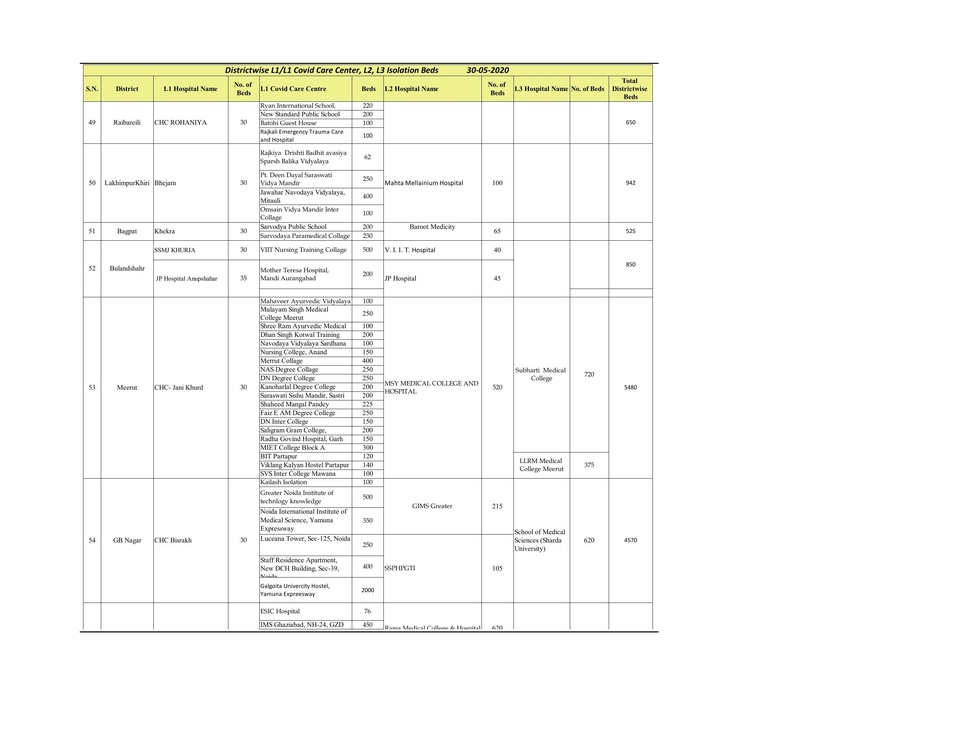
#> input picture pdf/data_Districtwise_Hospital_IsoBeds/photo/photo-07.jpg, 956 x 738 px, shrunk from 2750 x 2125 before the run
$ python -i table_detect_breakpoints.py   (imports and definitions only)
#> lines starting #> are read from the running program, lines starting #| are printed output that depends on the picture
#> further down, picture is the input picture: shape (738, 956, 3); mean B, G, R 246.1, 248.7, 248.6
import cv2 as cv


def detect_table(image_orig):
    # image_orig = cv.imread(image_file, 0)
    shape = image_orig.shape
    # converting the image to a binary image
    # print(shape)
    # img_bin = cv.adaptiveThreshold(image_orig, 255, cv.ADAPTIVE_THRESH_GAUSSIAN_C, cv.THRESH_BINARY, 9, 2)
    _, img_bin = cv.threshold(image_orig, 140, 255, cv.THRESH_BINARY)
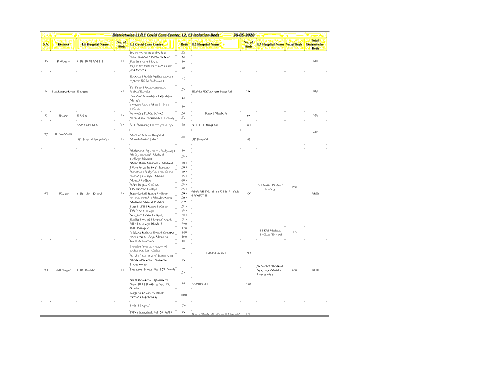
#> img_bin: shape (738, 956, 3) (shown at 1/2 size); mean B, G, R 249.6, 252, 252

    # inverting the image
    img_bin_inv = 255 - img_bin
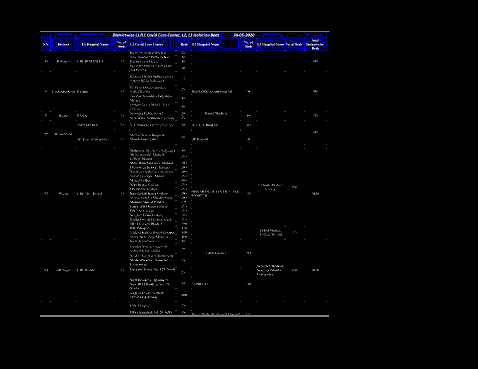
#> img_bin_inv: shape (738, 956, 3) (shown at 1/2 size); mean B, G, R 5.4, 3, 3

    kernel_len_ver_ero = image_orig.shape[0] // 100
    kernel_len_hor_ero = image_orig.shape[1] // 100
    kernel_len_ver_dil = image_orig.shape[0] // 100
    kernel_len_hor_dil = image_orig.shape[1] // 100
    # Defining a vertical kernel to detect all vertical lines of image
    ver_kernel_ero = cv.getStructuringElement(cv.MORPH_RECT, (1, kernel_len_ver_ero))
    ver_kernel_dil = cv.getStructuringElement(cv.MORPH_RECT, (1, kernel_len_ver_dil))
    # Defining a horizontal kernel to detect all horizontal lines of image
    hor_kernel_ero = cv.getStructuringElement(cv.MORPH_RECT, (kernel_len_hor_ero, 1))
    hor_kernel_dil = cv.getStructuringElement(cv.MORPH_RECT, (kernel_len_hor_dil, 1))
    # A kernel of 2x2
    kernel = cv.getStructuringElement(cv.MORPH_RECT, (2, 2))

    image_1 = cv.erode(img_bin_inv, ver_kernel_ero, iterations=3)
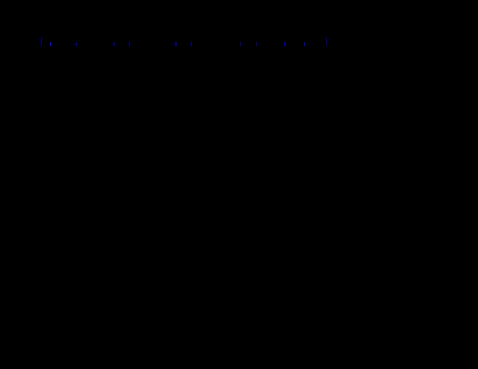
#> image_1: shape (738, 956, 3) (shown at 1/2 size); mean B, G, R 0.1, 0, 0
    vertical_lines = cv.dilate(image_1, ver_kernel_dil, iterations=3)

    image_2 = cv.erode(img_bin_inv, hor_kernel_ero, iterations=3)
    horizontal_lines = cv.dilate(image_2, hor_kernel_dil, iterations=3)

    img_vh = cv.addWeighted(vertical_lines, 0.5, horizontal_lines, 0.5, 0.0)
    # cv.imwrite('tab.jpg', img_vh)
    img_vh = cv.erode(~img_vh, kernel, iterations=2)
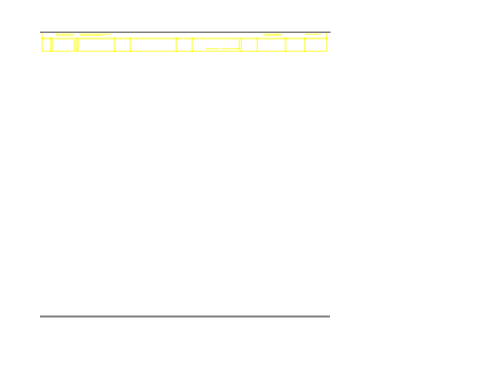
#> img_vh: shape (738, 956, 3) (shown at 1/2 size); mean B, G, R 253.1, 254.3, 254.3
    _, img_vh = cv.threshold(img_vh, 128, 255, cv.THRESH_BINARY)
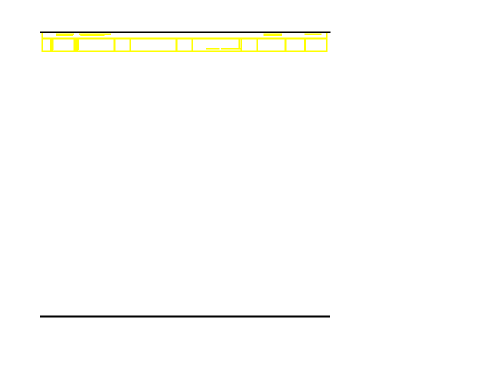
#> img_vh: shape (738, 956, 3) (shown at 1/2 size); mean B, G, R 251.3, 253.5, 253.5

    # cv.imwrite('table.jpg', img_vh)

    img_vh = 255-img_vh
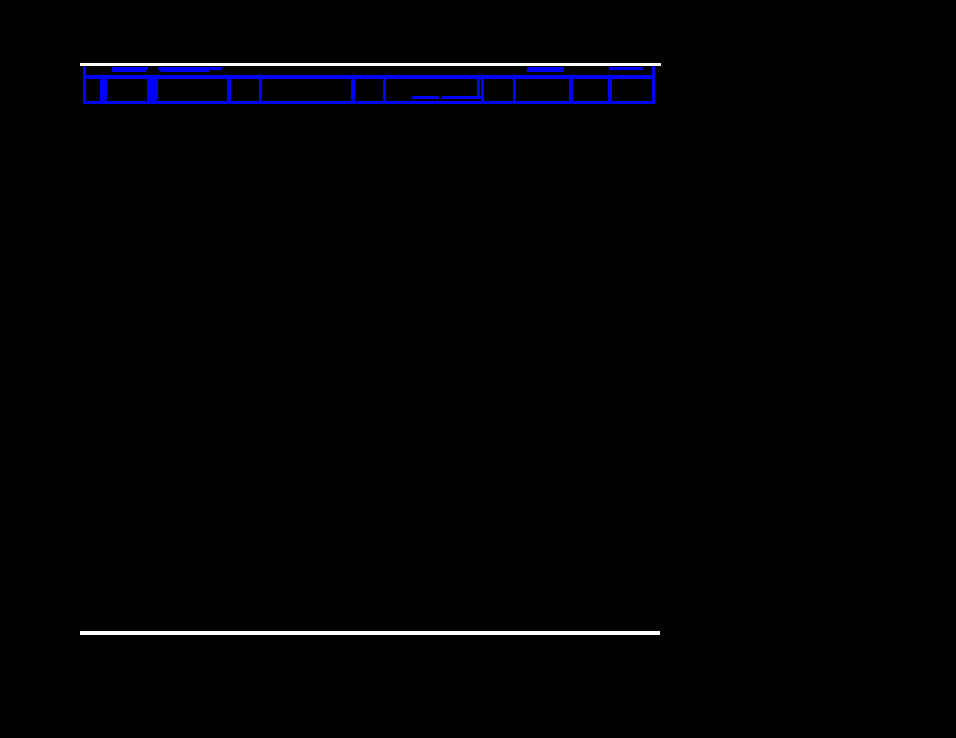
#> img_vh: shape (738, 956, 3); mean B, G, R 3.7, 1.5, 1.5

    breakpoints = []
    count = 0
    while True:
        if sum(img_vh[count, :]) == 0:
            if count == img_vh.shape[0]:
                breakpoints.append((count, count))
            else:
                start = count
                flag = False
                for r in img_vh[(count+1):, :]:
                    if sum(r) == 0:
                        count += 1
                    else:
                        end = count
                        flag = True
                        break
                if not flag:
                    end = count
                breakpoints.append((start, end))
                count = end + 1
        count += 1
        if count >= img_vh.shape[0]:
            break
#> after the loop, breakpoints = []; count = 0

    r_bp = []

    for bp in breakpoints:
        if (bp[0] > 10) and (bp[1] < (shape[0] - 10)):
            r_bp.append(bp)

    breakpoints = r_bp
    tables = []

    if len(breakpoints) != 0:
        ep = 0
        for bp in breakpoints:
            h = bp[0] - ep
            tables.append((0, ep, shape[1], h))
            ep = bp[1]
        tables.append((0, ep, shape[1], shape[0] - ep))
    # else:
    #     tables.append([0, 0, shape[1], shape[0]])

    r_tb = []
    th_y = shape[0]//200
    th_x = shape[1]//200
    for bp in tables:
        if (bp[2] > th_x) and (bp[3] > th_y):
            r_tb.append(bp)

    tables = r_tb

    # [4 lines of commented-out code are left out]
    return tables


# [2 lines not run here, left out]

>>> import cv2
>>> picture = cv2.imread('../pdf/data_Districtwise_Hospital_IsoBeds/photo/photo-07.jpg')
#> (the run stopped early here; a loop or call above may not have finished)

$ run again, on pdf/data_Districtwise_Hospital_IsoBeds/photo/photo-02.jpg
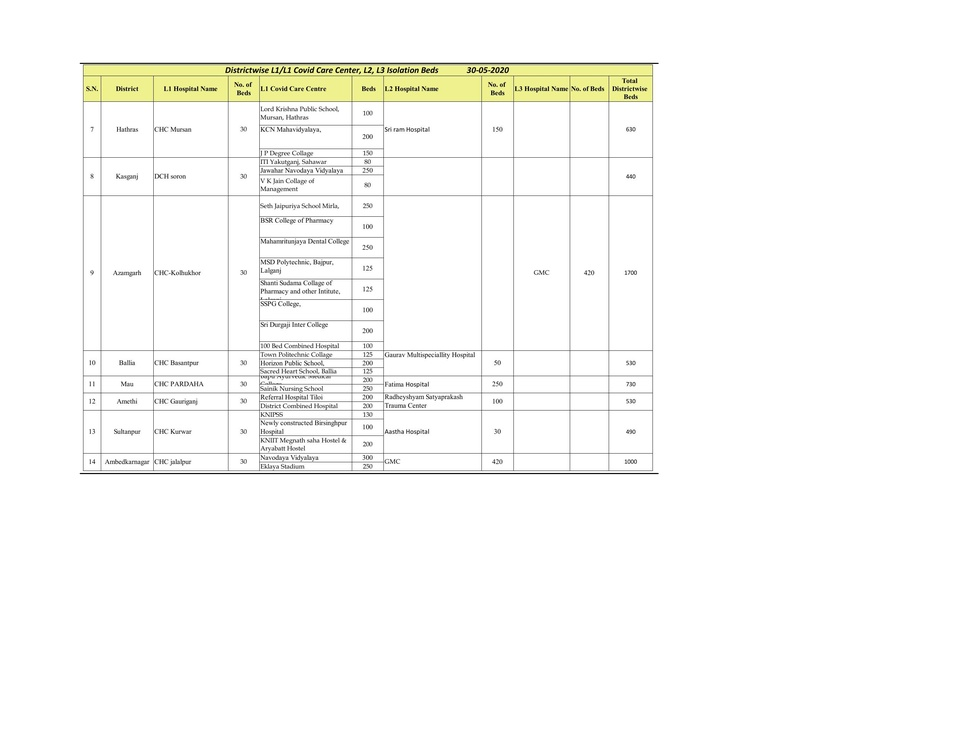
#> input picture pdf/data_Districtwise_Hospital_IsoBeds/photo/photo-02.jpg, 956 x 738 px, shrunk from 2750 x 2125 before the run
#> picture is the input picture: shape (738, 956, 3); mean B, G, R 247.5, 250.2, 250.1
#> in detect_table, `_, img_bin = cv.threshold(image_orig, 140, 255, cv.THRESH_BINARY)`:
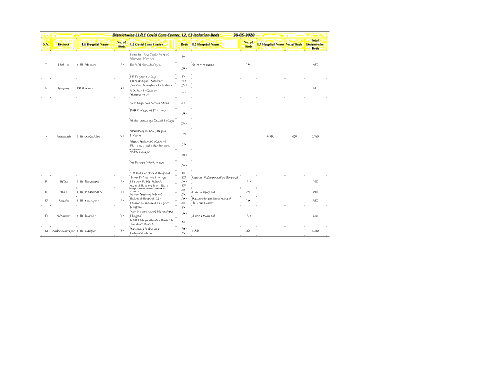
#> img_bin: shape (738, 956, 3) (shown at 1/2 size); mean B, G, R 250.4, 252.8, 252.8
#> in detect_table, `img_vh = 255-img_vh`:
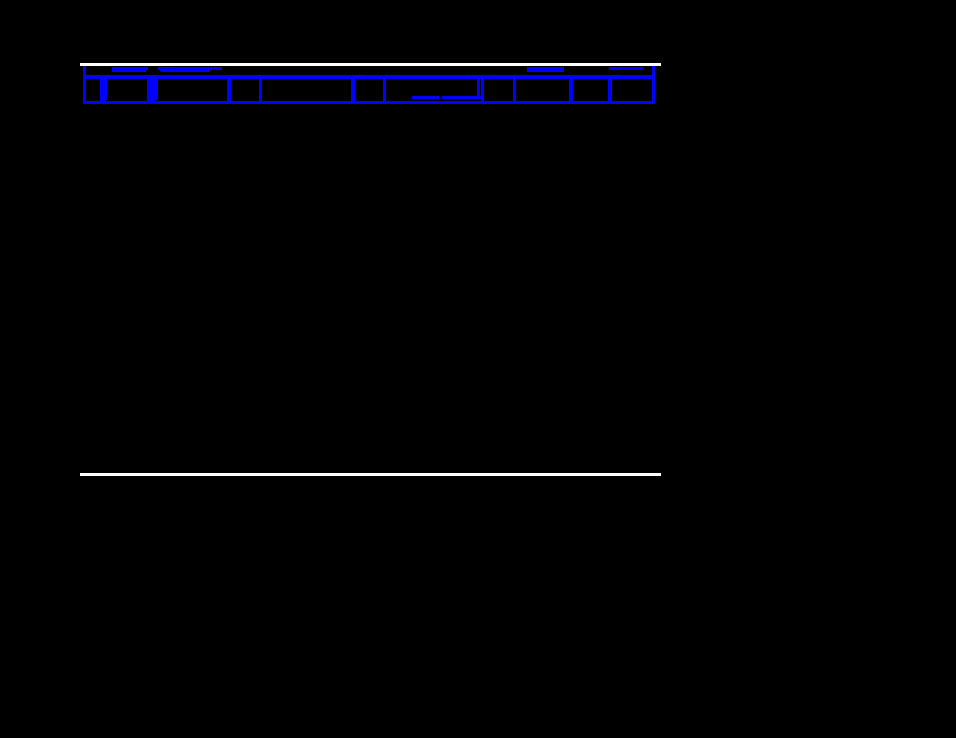
#> img_vh: shape (738, 956, 3); mean B, G, R 3.5, 1.3, 1.3
#> after the loop in detect_table, `while True:`: breakpoints = []; count = 0

$ run again, on pdf/data_Districtwise_Hospital_IsoBeds/photo/photo-03.jpg
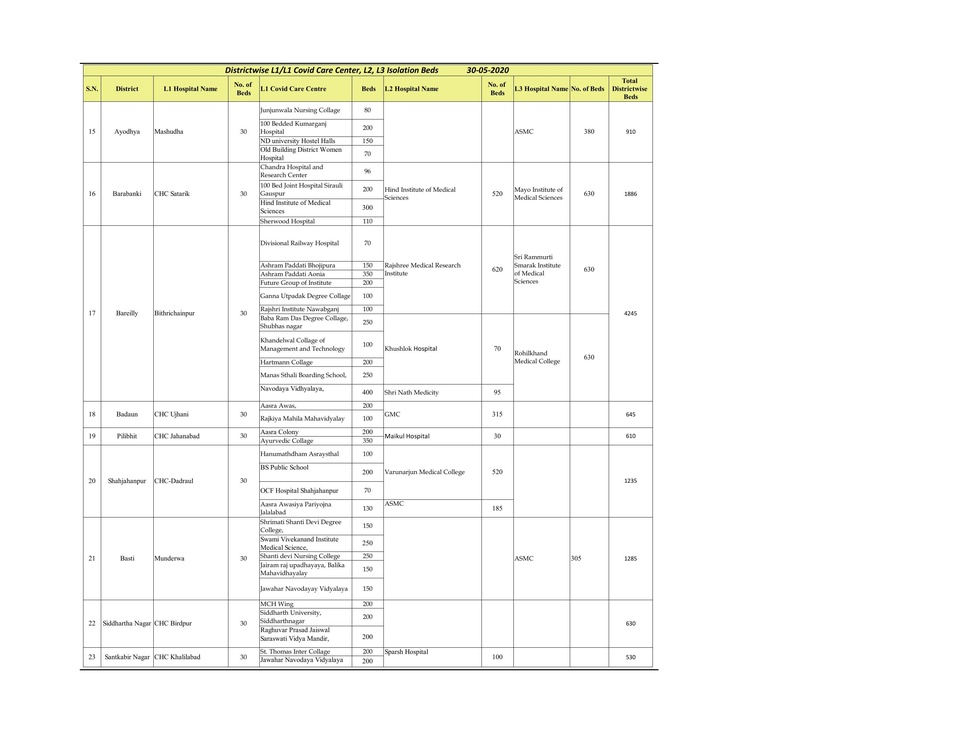
#> input picture pdf/data_Districtwise_Hospital_IsoBeds/photo/photo-03.jpg, 956 x 738 px, shrunk from 2750 x 2125 before the run
#> picture is the input picture: shape (738, 956, 3); mean B, G, R 245.9, 248.6, 248.5
#> in detect_table, `img_bin_inv = 255 - img_bin`:
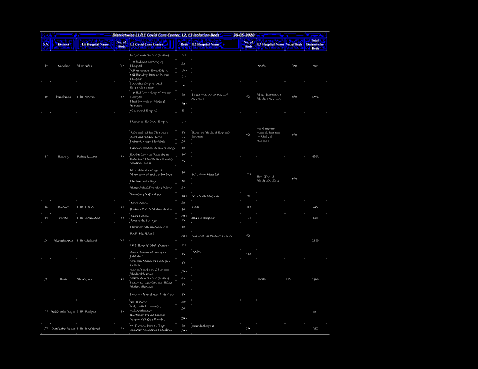
#> img_bin_inv: shape (738, 956, 3) (shown at 1/2 size); mean B, G, R 5.1, 2.7, 2.7
#> in detect_table, `img_vh = cv.erode(~img_vh, kernel, iterations=2)`:
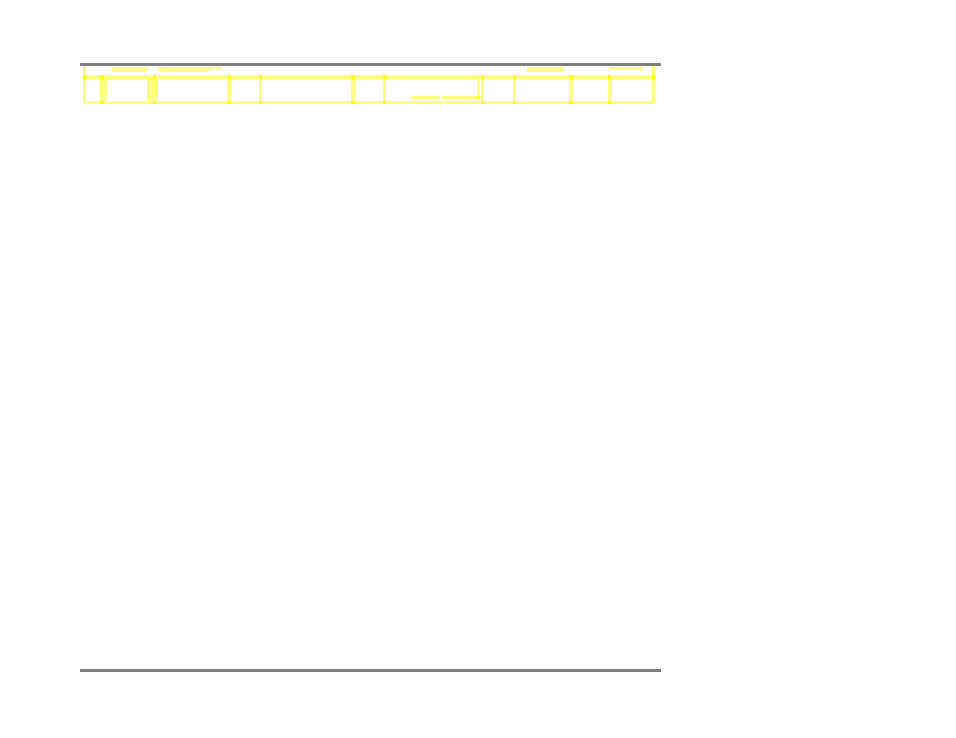
#> img_vh: shape (738, 956, 3); mean B, G, R 253.2, 254.4, 254.4
#> after the loop in detect_table, `while True:`: breakpoints = []; count = 0
